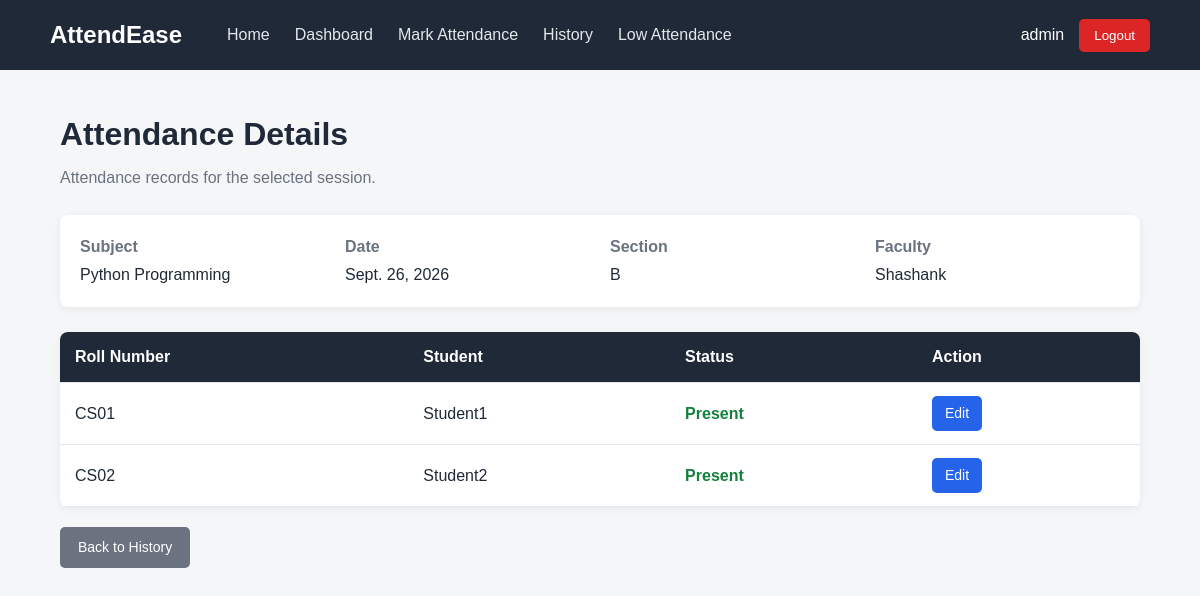
Screenshot of /attendance/session/2/ (signed in) with the database file from the repository.
### attendance/models.py (models this page shows, shortened)
class AttendanceSession(models.Model):
    subject = models.ForeignKey(
        Subject,
        on_delete=models.CASCADE
    )
    faculty = models.ForeignKey(
        Faculty,
        on_delete=models.CASCADE
    )
    date = models.DateField()
    section = models.CharField(max_length=10)
    created_at = models.DateTimeField(auto_now_add=True)

class Subject(models.Model):
    name = models.CharField(max_length=100)
    code = models.CharField(max_length=20, unique=True)
    department = models.ForeignKey(
        Department,
        on_delete=models.CASCADE
    )
    faculty = models.ForeignKey(
        Faculty,
        on_delete=models.CASCADE
    )

class Faculty(models.Model):
    user = models.OneToOneField(User, on_delete=models.CASCADE)
    department = models.ForeignKey(
        Department,
        on_delete=models.CASCADE
    )

class AttendanceRecord(models.Model):
    STATUS_CHOICES = [
        ("P", "Present"),
        ("A", "Absent"),
    ]
    session = models.ForeignKey(
        AttendanceSession,
        on_delete=models.CASCADE,
        related_name="records"
    )
    student = models.ForeignKey(
        Student,
        on_delete=models.CASCADE
    )
    status = models.CharField(
        max_length=1,
        choices=STATUS_CHOICES
    )
    updated_at = models.DateTimeField(auto_now=True)
    class Meta:
        constraints = [
            models.UniqueConstraint(
                fields=["session", "student"],
                name="unique_student_attendance"
            )
        ]

class Student(models.Model):
    user = models.OneToOneField(User, on_delete=models.CASCADE)
    roll_number = models.CharField(max_length=20, unique=True)
    department = models.ForeignKey(
        Department,
        on_delete=models.CASCADE
    )
    section = models.CharField(max_length=10)

### attendance/views.py (the view)
# urls.py: path("attendance/session/<int:session_id>/",views.session_detail,name="session_detail"),
@login_required
def session_detail(request, session_id):
    session = get_object_or_404(
        AttendanceSession,
        id=session_id
    )
    records = session.records.select_related(
        "student",
        "student__user"
    )
    context = {
        "session": session,
        "records": records,
    }
    return render(
        request,
        "attendance/session_detail.html",
        context
    )

### templates/attendance/session_detail.html
{% extends "attendance/base.html" %}
{% block content %}
<h1>Attendance Details</h1>
<p class="page-description">
    Attendance records for the selected session.
</p>
<div class="info-card">
    <div>
        <strong>Subject</strong>
        {{ session.subject.name }}
    </div>
    <div>
        <strong>Date</strong>
        {{ session.date }}
    </div>
    <div>
        <strong>Section</strong>
        {{ session.section }}
    </div>
    <div>
        <strong>Faculty</strong>
        {{ session.faculty.user.username }}
    </div>
</div>
<div class="table-box">
    <table>
        <thead>
            <tr>
                <th>Roll Number</th>
                <th>Student</th>
                <th>Status</th>
                <th>Action</th>
            </tr>
        </thead>
        <tbody>
            {% for record in records %}
            <tr>
                <td>
                    {{ record.student.roll_number }}
                </td>
                <td>
                    {{ record.student.user.username }}
                </td>
                <td>
                    {% if record.status == "P" %}
                    <span class="present">
                        Present
                    </span>
                    {% else %}
                    <span class="absent">
                        Absent
                    </span>
                    {% endif %}
                </td>
                <td>
                    <a href="{% url 'edit_attendance' record.id %}" class="btn btn-small">
                        Edit
                    </a>
                </td>
            </tr>
            {% endfor %}
        </tbody>
    </table>
</div>
<div class="form-actions">
    <a href="{% url 'attendance_history' %}" class="btn btn-secondary">
        Back to History
    </a>
</div>
{% endblock %}

### templates/attendance/base.html (shortened to what this page needs)
<!DOCTYPE html>
<html lang="en">
<head>
</head>
<body>
    <nav class="navbar">
        <a href="{% url 'home' %}" class="brand">
            AttendEase
        </a>
        <div class="nav-links">
            <a href="{% url 'home' %}">
                Home
            </a>
            {% if user.is_authenticated %}
            <a href="{% url 'dashboard' %}">
                Dashboard
            </a>
            <a href="{% url 'mark_attendance' %}">
                Mark Attendance
            </a>
            <a href="{% url 'attendance_history' %}">
                History
            </a>
            <a href="{% url 'low_attendance' %}">
                Low Attendance
            </a>
            {% endif %}
        </div>
        <div class="user-section">
            {% if user.is_authenticated %}
            <span>{{ user.username }}</span>
            <form method="POST" action="{% url 'logout' %}">
                <button type="submit" class="logout-btn">
                    Logout
                </button>
            </form>
            {% else %}
            <a href="{% url 'login' %}" style="color:white; text-decoration:none;">
                Login
            </a>
            {% endif %}
        </div>
    </nav>
    <main class="container">
        {% block content %}
        {% endblock %}
    </main>
</body>
</html>

### templates/attendance/base.html (style rules this page uses)
* { margin: 0; padding: 0; box-sizing: border-box; }
body { font-family: Arial, Helvetica, sans-serif; background-color: #f4f6f8; color: #1f2937; line-height: 1.5; }
.navbar { width: 100%; height: 70px; background-color: #1f2937; display: flex; align-items: center; padding: 0 50px; }
.brand { color: white; text-decoration: none; font-size: 24px; font-weight: bold; margin-right: 45px; }
.nav-links { display: flex; align-items: center; gap: 25px; flex: 1; }
.nav-links a { color: #e5e7eb; text-decoration: none; }
.user-section { display: flex; align-items: center; gap: 15px; color: white; }
.user-section form { margin: 0; }
.logout-btn { background-color: #dc2626; color: white; border: none; padding: 9px 15px; border-radius: 5px; cursor: pointer; }
.container { width: 90%; max-width: 1100px; margin: 40px auto; }
h1 { margin-bottom: 8px; }
p { margin-bottom: 15px; }
.page-description { color: #6b7280; margin-bottom: 25px; }
.btn { display: inline-block; background-color: #2563eb; color: white; text-decoration: none; border: none; padding: 10px 18px; border-radius: 5px; cursor: pointer; font-size: 14px; }
.btn-secondary { background-color: #6b7280; }
.btn-small { padding: 7px 13px; }
.form-actions { margin-top: 20px; display: flex; gap: 10px; }
.table-box { background-color: white; border-radius: 8px; overflow: hidden; box-shadow: 0 2px 8px rgba(0, 0, 0, 0.06); }
table { width: 100%; border-collapse: collapse; }
th { background-color: #1f2937; color: white; }
th, td { padding: 13px 15px; text-align: left; border-bottom: 1px solid #e5e7eb; }
.present { color: #15803d; font-weight: bold; }
.info-card { background-color: white; padding: 20px; border-radius: 8px; margin-bottom: 25px; display: grid; grid-template-columns: repeat(4, 1fr); gap: 20px; box-shadow: 0 2px 8px rgba(0, 0, 0, 0.06); }
.info-card strong { display: block; color: #6b7280; margin-bottom: 4px; }

### rows the page displays
AttendanceSession: subject.name "Python Programming", date "Sept. 26, 2026", section "B", faculty.user.username "Shashank"
AttendanceRecord: student.roll_number "CS01", student.user.username "Student1", status "Present"
AttendanceRecord: student.roll_number "CS02", student.user.username "Student2", status "Present"

### other values shown
{{ user.username }} "admin"
